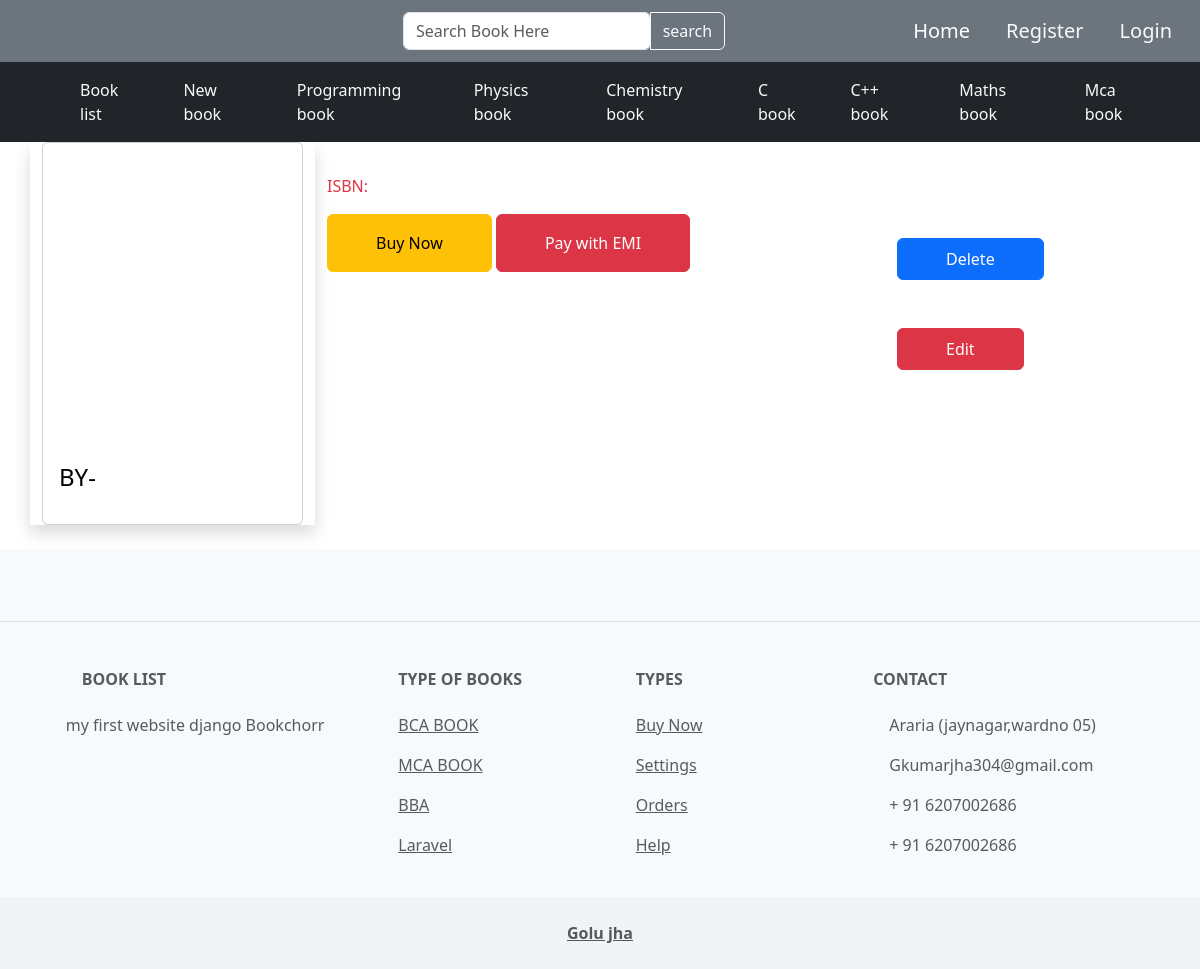
Screenshot of /view/2/view/ with the database file from the repository.
### book/models.py (models this page shows, shortened)
class Generous(models.Model):
    cat_title = models.CharField(max_length=200)
    cat_description = models.TextField()

### book/views.py (the view)
# urls.py: path("view/<int:id>/view/", viewBooks, name="viewBooks"),
def viewBooks(r,id):
    data = {}
    data['generous'] = Generous.objects.all()
    data['create'] = Books.objects.filter(generous=id)
    return render(r,"viewBooks.html",data)

### templates/viewBooks.html (shortened to what this page needs)
{% extends 'base.html' %}
{% block content %}
<nav class="navbar navbar-expand-lg navbar-dark bg-dark sticky-top">
    <div class="container">
        <div class="collapse navbar-collapse" id="navbarNavAltMarkup" style="margin-left: 30px;">
            <div class="navbar-nav" style="gap: 30px;">
                {% for data in generous %}
                <a class="nav-item nav-link active text-light font-bold"
                    href="{% url 'generous' data.id %}">{{data.cat_title|capfirst}}</a>
                {% endfor %}
            </div>
        </div>
    </div>
</nav>
<div class="container">
    <div class="row">
        <div class="col-3 shadow">
            <div class="card">
                <img src="{{ show.image.url }}" class="object-fit-cover" style="height: 300px;" alt="">
                <div class="card-body">
                    <h4 class="text-black font-bold mt-1 ">BY-{{show.author|capfirst}}</h4>
                </div>
            </div>
        </div>
        <div class="col-6 mt-3">
            <p class=" font-bold mt-1 text-danger">ISBN: {{show.isbn}}</p>
            <button class="btn btn-warning py-3 px-5" type="submit">Buy Now</button>
            <button class="btn btn-danger py-3 px-5" type="submit">Pay with EMI</button>
        </div>
        <div class="col-3 mt-5" style="margin-top: 20px;">
            <span> <a href="" class="btn btn-primary px-5 mt-5 py-2" style="margin-top: 50px;"
                    type="submit">Delete</a>
            </span>
            <span> <a href="" class="btn btn-danger px-5 mt-5 py-2" style="margin-top: 50px;"
                type="submit">Edit</a>
        </span>
        </div>
    </div>
</div>
{% endblock %}

### rows the page displays
Generous: cat_title "Book list"
Generous: cat_title "New book"
Generous: cat_title "Programming book"
Generous: cat_title "Physics book"
Generous: cat_title "Chemistry book"
Generous: cat_title "C book"
Generous: cat_title "C++ book"
Generous: cat_title "Maths book"
Generous: cat_title "Mca book"
